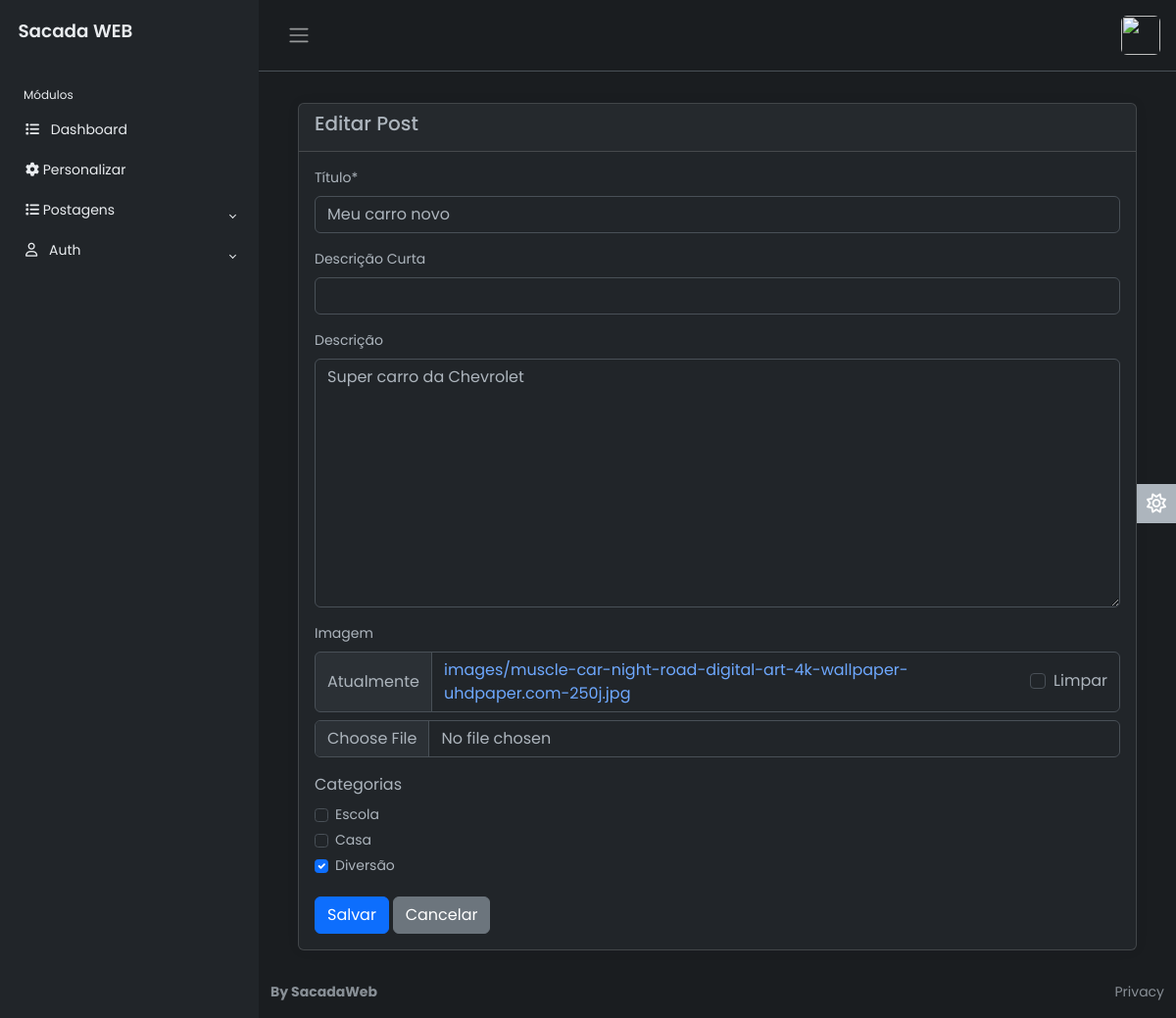
The page /post/edit/41cbb93f-6d0e-43cd-8aee-d96f4aa688dc/ (signed in) on the database as committed earlier.
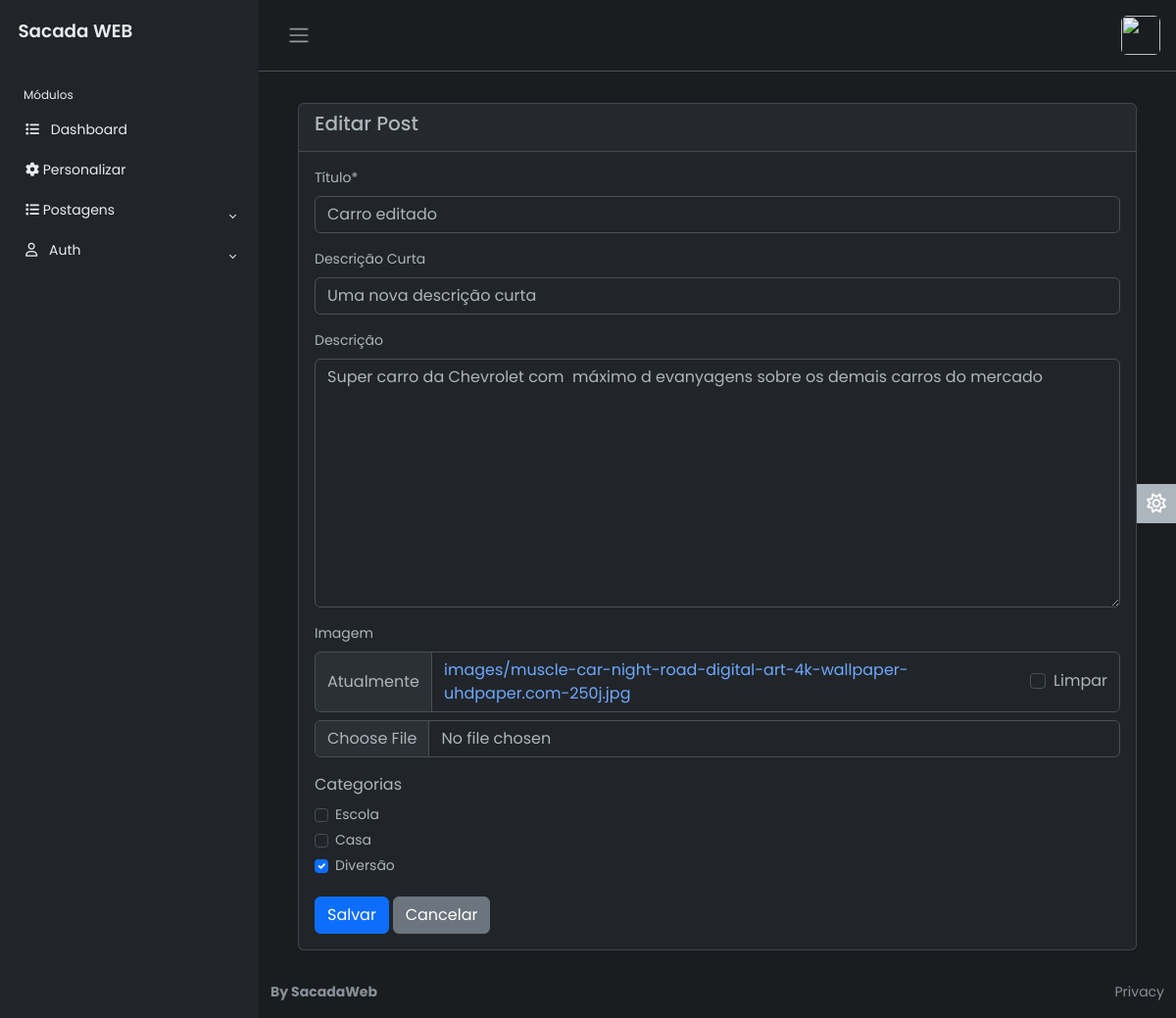
The same page on the database as committed later.
### posts_app/models.py (models this page shows, shortened)
class Post(models.Model):
    owner = models.ForeignKey(User, on_delete=models.CASCADE, null=True, blank=True, verbose_name='Autor')
    name = models.CharField(max_length=255, verbose_name='Título')
    image = models.ImageField(
        null=True, blank=True, default="default.jpg", upload_to='images/',  verbose_name='Imagem')
    short_description = models.CharField(max_length=2000, null=True, blank=True, verbose_name='Descrição Curta')
    description = models.TextField(null=True, blank=True,verbose_name='Descrição')
    categories = models.ManyToManyField('Category', blank=True , verbose_name='Categorias' )
    created = models.DateTimeField(auto_now_add=True, verbose_name='Data de Criação')
    id = models.UUIDField(default = uuid.uuid4, unique=True,
                        primary_key=True, editable=False)
    class Meta:
        verbose_name = ("Postagem")
        verbose_name_plural = ("Postagens")

class Category(models.Model):
    name = models.CharField(max_length=255)
    description = models.TextField(null=True, blank=True)
    class Meta:
        verbose_name = ("Categoria")
        verbose_name_plural = ("Categorias")
    def __str__(self):
        return self.name

### posts_app/views.py (the view, shortened to what this page needs)
# urls.py: path('post/edit/<uuid:pk>/', PostUpdateView.as_view(), name='post-edit'),
class PostUpdateView(LoginRequiredMixin, SuccessMessageMixin,UpdateView):
    model = Post
    form_class = PostForm
    template_name = 'post-edit.html'
    success_message = "Post editado com sucesso!"

### posts_app/forms.py
class PostForm(forms.ModelForm):
    class Meta:
        model = Post
        fields = ['name', 'short_description', 'description', 'image', 'categories']
        widgets = {
            'categories': forms.CheckboxSelectMultiple(),
        }
    def __init__(self, *args, **kwargs):
        super(PostForm, self).__init__(*args, **kwargs)
        self.helper = FormHelper()
        self.helper.form_method = 'post'
        self.helper.add_input(Submit('submit', 'Salvar', css_class='btn btn-primary'))

### posts_app/templates/post-edit.html (shortened to what this page needs)
{% extends 'main.html' %}
{% load crispy_forms_tags %}
{% block content %}
<div class="container pt-4">
    <div class="row justify-content-center">
        <div class="col-md-12">
            <div class="card">
                <div class="card-header">
                    <h5 class="card-title">Editar Post</h5>
                </div>
                <div class="card-body">
                    <form method="post">
                        {{ form|crispy }}
                        <div class="form-group">
                            <button type="submit" class="btn btn-primary">Salvar</button>
                            <a href="{% url 'post-list' %}" class="btn btn-secondary">Cancelar</a>
                        </div>
                    </form>
                </div>
            </div>
        </div>
    </div>
</div>
{% endblock %}

Rows that differ between the two databases and show on the page:
changed Post: name "Meu carro novo" → "Carro editado"; short_description (not shown) → "Uma nova descrição curta"; description "Super carro da Chevrolet" → "Super carro da Chevrolet com máximo d evanyagens sobre os demais carros do mercado"
